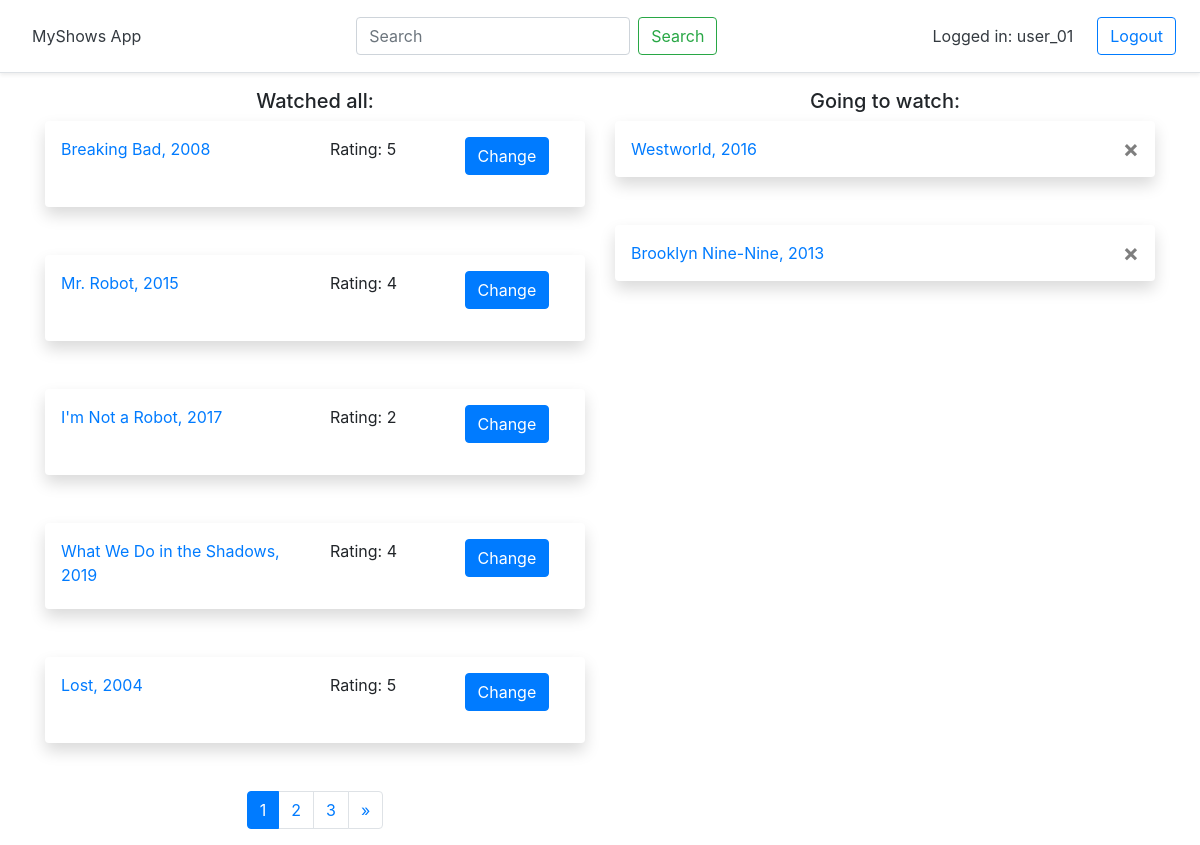
The page / (signed in) on the database as committed earlier.
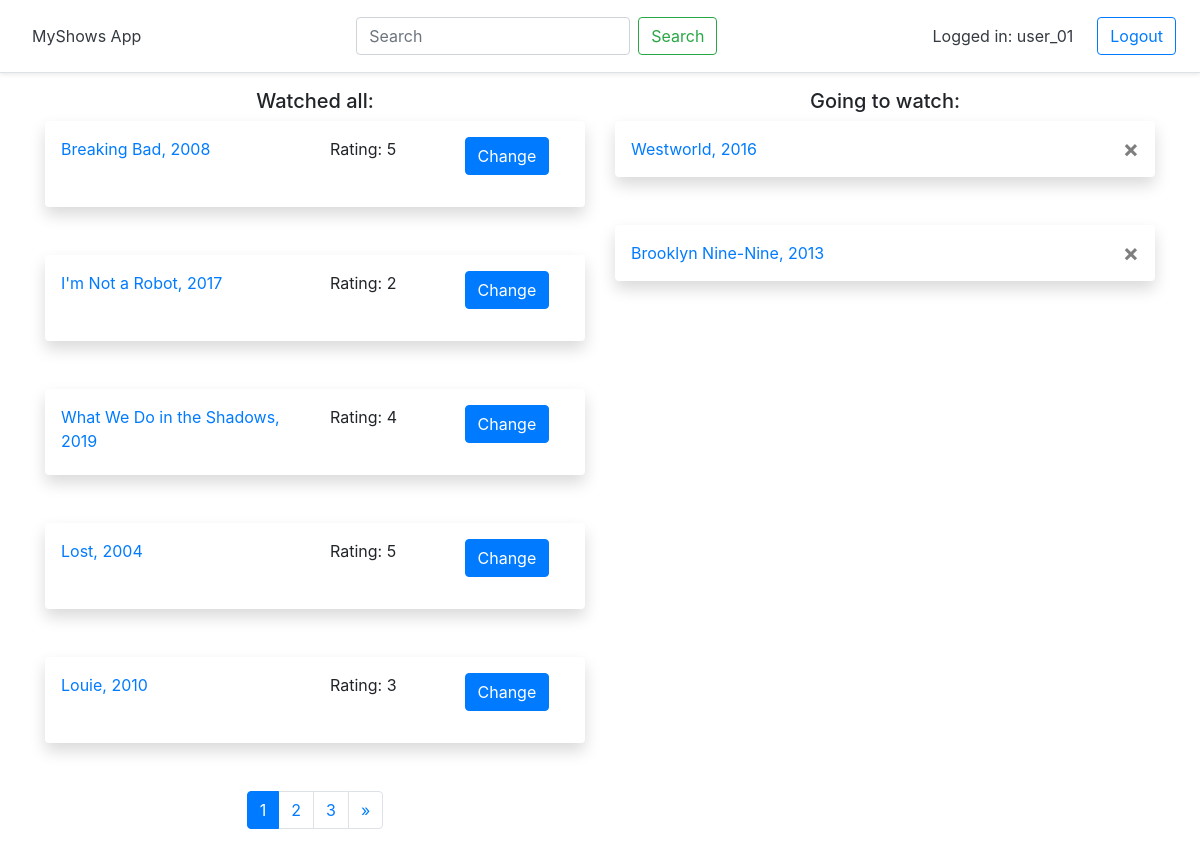
The same page on the database as committed later.
### tracker/models.py (models this page shows, shortened)
class SerialComplete(models.Model):
    user_link = models.ForeignKey(settings.AUTH_USER_MODEL, on_delete=models.CASCADE)
    myshows_id = models.PositiveSmallIntegerField(default=0)
    title_eng = models.CharField(max_length=50)
    year = models.PositiveSmallIntegerField(default=0)
    rating = models.CharField(max_length=50, default='Нет')

class SerialLater(models.Model):
    user_link = models.ForeignKey(settings.AUTH_USER_MODEL, on_delete=models.CASCADE)
    myshows_id = models.PositiveSmallIntegerField(default=0)
    title_eng = models.CharField(max_length=50)
    year = models.PositiveSmallIntegerField(default=0)

### tracker/views.py (the view)
# urls.py: path('', views.index , name='index'),
@login_required
def index(request):
    user = request.user
    form_rating = RatingForm()
    serial_change_id = None
    if 'del_later' in request.POST:
        myshows_id = request.POST['del_later']
        delete_seriallater(myshows_id, user.id)
    if 'set_rating' in request.POST:
         form_rating = RatingForm(request.POST)
         if form_rating.is_valid():
             myshows_id = request.POST['set_rating']
             rating = request.POST['rating']
             set_rating(myshows_id, user.id, rating)
    if 'change_rating' in request.POST:
        serial_change_id = int(request.POST['change_rating'])
    serials_later_page = pagination(
        serials=set_all_seriallater(user),
        page=request.GET.get('page1'))
    serials_complete_page = pagination(
        serials=set_all_serialcomplete(user),
        page=request.GET.get('page2'))
    context = {
        'serials_later': serials_later_page,
        'serials_complete': serials_complete_page,
        'form_rating': form_rating,
        'serial_change_id': serial_change_id
        }
    return render(request, 'tracker/index.html', context)

### tracker/forms.py
class RatingForm(ModelForm):
    class Meta:
        model = SerialComplete
        fields = ['rating']
        widgets = {'rating': Select(choices=RATING_CHOICES,
                                    attrs={'class':'custom-select custom-select-sm'})}

### tracker/services.py (called while the page is built)
def set_all_seriallater(user):
    return user.seriallater_set.all()

def set_all_serialcomplete(user):
    return user.serialcomplete_set.all()

def pagination(serials, page):
    paginator = Paginator(serials, 5)
    try:
        serials_page = paginator.page(page)
    except PageNotAnInteger:
        serials_page = paginator.page(1)
    except EmptyPage:
        serials_page = paginator.page(paginator.num_pages)
    return serials_page

### tracker/templates/tracker/index.html (shortened to what this page needs)
{% extends 'tracker/base.html' %}
{% block content %}
<div class="row">
  <div class="col-sm">
    <h5 class="text-center">Watched all:</h5>
    {% for serial in serials_complete %}
    <div class="shadow p-3 mb-5 bg-white rounded">
      <div class="row">
        <div class="col-6">
          <a href="{% url 'detail' id=serial.myshows_id %}">{{ serial.title_eng }}, {{ serial.year }}</a>
        </div>
        {% if serial_change_id == serial.myshows_id %}
        <div class="col">
          <form action="" method="post">
            {% csrf_token %}
            {{ form_rating.as_p }}
          </div>
          <div class="col">
            <button type="submit" name="set_rating" value="{{ serial.myshows_id }}" class="btn btn-primary">Save</button>
          </div>
        </form>
        {% else %}
        <div class="col">
          Rating: {{ serial.rating }}
        </div>
        <div class="col">
          <form action="" method="post">
            <button type="submit" name="change_rating" value="{{ serial.myshows_id }}" class="btn btn-primary">Change</button>
          </div>
          {% endif %}
      </div>
      </div>
      {% endfor %}
        {% include "tracker/pagination.html" with page=serials_complete page_num='page2'%}
    </div>
  <div class="col-sm">
    <h5 class="text-center">Going to watch:</h5>
    {% for serial in serials_later %}
    <div class="shadow p-3 mb-5 bg-white rounded">
      <div class="row">
        <div class="col">
          <a href="{% url 'detail' id=serial.myshows_id %}">{{ serial.title_eng }}, {{ serial.year }} </a>
        </div>
        <div class="col">
          <form action="" method="post">
            <button type="submit" name="del_later" value="{{ serial.myshows_id }}" class="close" aria-label="Close">
              <span class="align-text-top" aria-hidden="true"> &times; </span>
            </button>
          </form>
        </div>
      </div>
    </div>
    {% endfor %}
  </div>
</div>
{% endblock %}

### tracker/templates/tracker/base.html (shortened to what this page needs)
{% load static %}
<html lang="ru">
<head>
  <link rel="stylesheet" href="https://stackpath.bootstrapcdn.com/bootstrap/4.4.1/css/bootstrap.min.css">
</head>
<body>
  <div class="d-flex flex-column flex-md-row align-items-center p-3 px-md-4 mb-3 bg-white border-bottom shadow-sm">
    <a class="p-2 text-dark" href="{% url 'index' %}">MyShows App</a>
    <div class="mx-auto">
      <form class="form-inline my-2 my-lg-0" method="get" action="{% url 'search_list' %}">
        <input class="form-control mr-sm-2" type="search" placeholder="Search" aria-label="Search" name="search">
        <button class="btn btn-outline-success my-2 my-sm-0" type="submit">Search</button>
      </form>
    </div>
    {% if user.is_authenticated %}
    <nav class="my-2 my-md-0 mr-md-3">
      <a class="p-2 text-dark">Logged in: {{ user.username }}</a>
    </nav>
      <a class="btn btn-outline-primary" href="{% url 'logout' %}?next={{request.path}}">Logout</a>
    {% else %}
      <a class="btn btn-outline-primary" href="{% url 'login' %}">Login / Registration</a>
    {% endif %}
  </div>
  <div class="container">
  {% block content %}
  {% endblock %}
  </div>
</body>
</html>

### tracker/templates/tracker/pagination.html (shortened to what this page needs)
{% if page.has_other_pages %}
<nav aria-label="Page navigation example">
  <ul class="pagination justify-content-center">
    {% for num in page.paginator.page_range %}
    {% if num == page.number %}
    <li class="page-item active"><a class="page-link" href="?{{ page_num }}={{ num }}">{{ num }}</a></li>
    {% else %}
    <li class="page-item"><a class="page-link" href="?{{ page_num }}={{ num }}">{{ num }}</a></li>
    {% endif %}
    {% endfor %}
    {% if page.has_next %}
    <li class="page-item">
      <a class="page-link" href="?{{ page_num }}={{ page.next_page_number }}" aria-label="Next">
        <span aria-hidden="true">&raquo;</span>
      </a>
    </li>
    {% endif %}
  </ul>
</nav>
{% endif %}

Rows that differ between the two databases and show on the page:
removed SerialComplete: title_eng "Mr. Robot", year "2015", rating "4", {{ serial.myshows_id }} 42735 (drawn)
now on this page (row unchanged): SerialComplete: title_eng "Louie", year "2010", rating "3", {{ serial.myshows_id }} 3596 (drawn)
